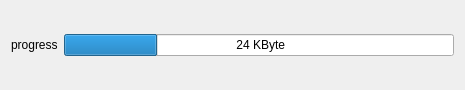
<?xml version="1.0" encoding="UTF-8"?>
<ui version="4.0">
 <class>Dialog</class>
 <widget class="QDialog" name="Dialog">
  <property name="geometry">
   <rect>
    <x>0</x>
    <y>0</y>
    <width>465</width>
    <height>90</height>
   </rect>
  </property>
  <property name="windowTitle">
   <string>Progress Bar</string>
  </property>
  <property name="windowIcon">
   <iconset resource="resource.qrc">
    <normaloff>:/icon/icon/MM32_Logo.ico</normaloff>:/icon/icon/MM32_Logo.ico</iconset>
  </property>
  <layout class="QHBoxLayout" name="horizontalLayout">
   <item>
    <widget class="QLabel" name="label">
     <property name="text">
      <string>progress</string>
     </property>
    </widget>
   </item>
   <item>
    <widget class="QProgressBar" name="progressBar">
     <property name="value">
      <number>24</number>
     </property>
     <property name="format">
      <string> %p KByte</string>
     </property>
    </widget>
   </item>
  </layout>
 </widget>
 <resources>
  <include location="resource.qrc"/>
 </resources>
 <connections/>
</ui>
